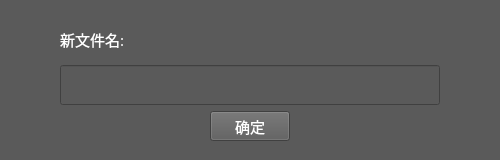
<?xml version="1.0" encoding="UTF-8"?>
<ui version="4.0">
 <class>inputNewName</class>
 <widget class="QWidget" name="inputNewName">
  <property name="geometry">
   <rect>
    <x>0</x>
    <y>0</y>
    <width>500</width>
    <height>160</height>
   </rect>
  </property>
  <property name="windowTitle">
   <string>Form</string>
  </property>
  <property name="styleSheet">
   <string notr="true">background-color: rgb(90, 90, 90);
color: rgb(255, 255, 255);</string>
  </property>
  <layout class="QGridLayout" name="gridLayout">
   <property name="leftMargin">
    <number>60</number>
   </property>
   <property name="rightMargin">
    <number>60</number>
   </property>
   <item row="0" column="0">
    <layout class="QVBoxLayout" name="verticalLayout">
     <item>
      <widget class="QLabel" name="label">
       <property name="minimumSize">
        <size>
         <width>0</width>
         <height>40</height>
        </size>
       </property>
       <property name="maximumSize">
        <size>
         <width>16777215</width>
         <height>40</height>
        </size>
       </property>
       <property name="font">
        <font>
         <family>黑体</family>
         <pointsize>11</pointsize>
        </font>
       </property>
       <property name="text">
        <string>新文件名:</string>
       </property>
      </widget>
     </item>
     <item>
      <widget class="QLineEdit" name="lineEdit">
       <property name="minimumSize">
        <size>
         <width>0</width>
         <height>40</height>
        </size>
       </property>
       <property name="maximumSize">
        <size>
         <width>16777215</width>
         <height>40</height>
        </size>
       </property>
       <property name="font">
        <font>
         <family>Adobe 宋体 Std L</family>
         <pointsize>12</pointsize>
        </font>
       </property>
      </widget>
     </item>
     <item>
      <layout class="QHBoxLayout" name="horizontalLayout">
       <item>
        <widget class="QPushButton" name="pushButton">
         <property name="minimumSize">
          <size>
           <width>0</width>
           <height>30</height>
          </size>
         </property>
         <property name="maximumSize">
          <size>
           <width>80</width>
           <height>30</height>
          </size>
         </property>
         <property name="font">
          <font>
           <family>黑体</family>
           <pointsize>11</pointsize>
          </font>
         </property>
         <property name="text">
          <string>确定</string>
         </property>
        </widget>
       </item>
      </layout>
     </item>
    </layout>
   </item>
  </layout>
 </widget>
 <resources/>
 <connections/>
</ui>
